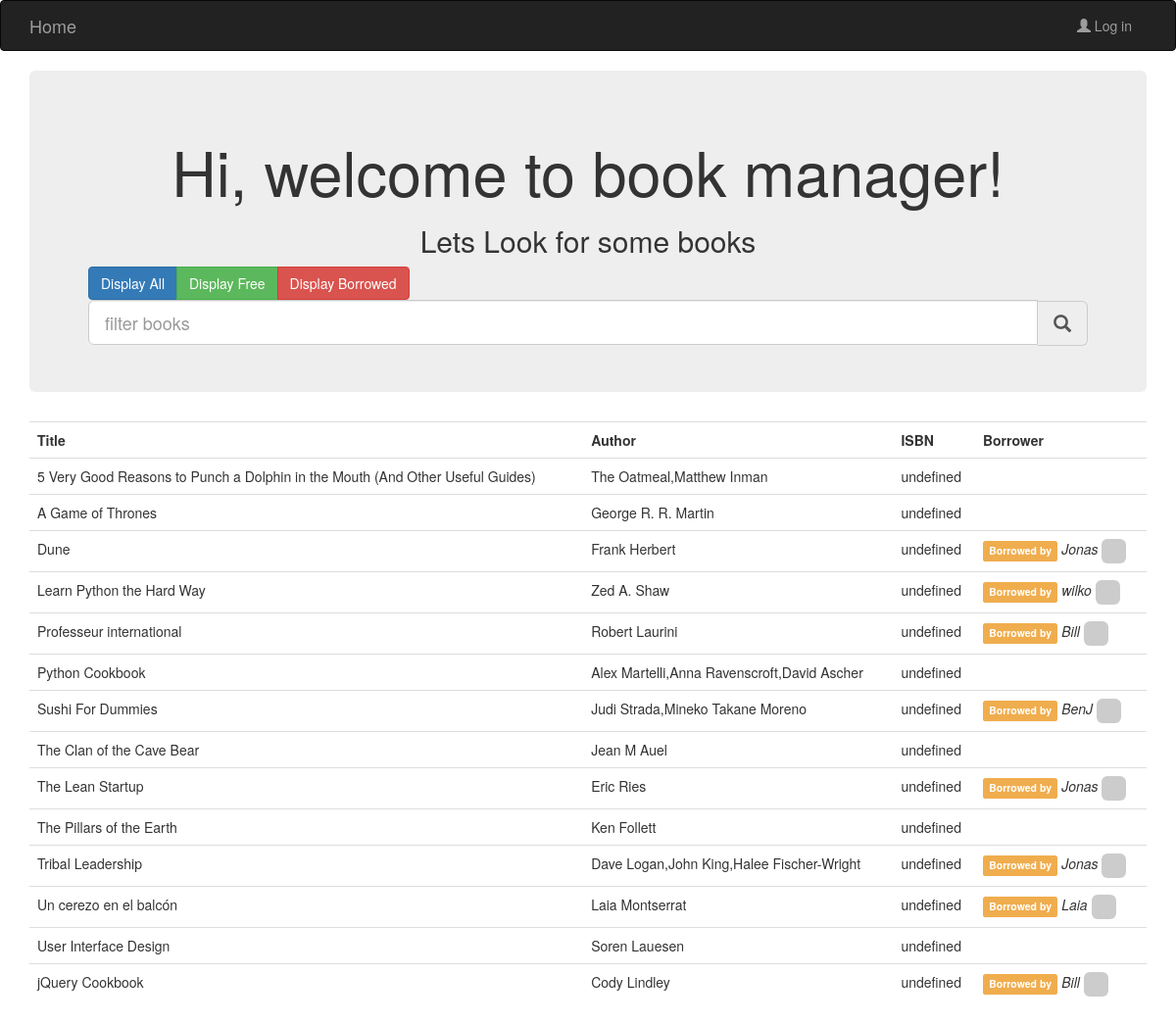
The page / on the database its author committed.
### tables this page shows
CREATE TABLE books (
  id integer primary key autoincrement,
  title string not null,
  description string,
  authors string,
  publisher string,
  publisherDate string,
  ISBN integer,
  thumbnail string,
  webReaderLink string,
  borrower string,
  borrowerGr string
);

### main.py (the view)
@app.route("/")
def show_entries():
    db = get_db()
    cur = db.execute("select * from books order by title asc")
    books = cur.fetchall()
    borrowedBooks = None
    if session.get("logged_in"):
        borrowedBooks = db.execute("select * from books where borrower=? order by title asc", [session["username"]]).fetchall()
    return render_template("show_books.html", books=books, borrowedBooks=borrowedBooks)

### main.py (called while the page is built)
def get_db():
    top = _app_ctx_stack.top
    if not hasattr(top, "sqlite_db"):
        sqlite_db = sqlite3.connect(app.config["DATABASE"])
        sqlite_db.row_factory = sqlite3.Row
        top.sqlite_db = sqlite_db
    return top.sqlite_db

@app.teardown_appcontext
def close_db_connection(exception):
    top = _app_ctx_stack.top
    if hasattr(top, "sqlite_db"):
        top.sqlite_db.close()

### templates/show_books.html (shortened to what this page needs)
{% extends "base.html" %}
{% block page_content %}
<div class="jumbotron">
{% if not session.logged_in %}
    <h1 style="text-align: center">Hi, welcome to book manager!</h1>
    {% else %}
    <h1 style="text-align: center">Hi,{{ session.username }} welcome to Book Manager!</h1>
    {% endif %}
    <h2 style="text-align: center">Lets Look for some books </h2>
    <div class="filter-books">
        <div class="btn-group filter-books">
             <button class="btn btn-primary" onclick="filterAll()">Display All</button>
             <button class="btn btn-success" onclick="filterAvailable()"> Display Free</button>
             <button class="btn btn-danger"  onclick="filterBorrowed()">Display Borrowed</button>
        </div>
        <div class="input-group input-group-lg input-prepend filter-books inline">
            <input class="form-control" id="prependedInput" type="text" placeholder="filter books" onkeyup="filterTitle()">
            <span class=" input-group-addon glyphicon glyphicon-search"></span>
        </div>
    </div>
</div>
    <table class="table table-hover table-books">
     <tr>
      <th>Title</th>
      <th>Author</th>
      <th>ISBN</th>
      <th>Borrower</th>
     </tr>
        {% for book in books %}
            <tr {% if book.borrower %}class="error"{% endif %}
                onclick="location.href='{{ url_for('detail', post_id=book.id) }}'">
                <td>
                    {{ book.title }}
                </td>
                <td>{{ book.authors }}</td>
                <td>{{ book.isbn }}</td>
                <td>
                    {% if book.borrowerGr %}
                        <div>
                         <span class="label label-warning">Borrowed by</span>
                            <em>{{ book.borrower }}</em>
                            <img src="{{ book.borrowerGr ~ "&s=25" }}" alt="img" height="25" width="25" class="img-rounded"/>
                        </div>
                    {% endif %}
                </td>
            </tr>
        {% else %}
            <p class="alert alert-warning" role="alert">
               <em>Unbelievable. No books here so far! Lets add some</em>
            </p>
        {% endfor %}
    </table>
{% endblock %}

### templates/base.html (shortened to what this page needs)
{% extends "bootstrap/base.html" %}
{% block navbar %}
<div class="navbar navbar-inverse" role="navigation">
    <div class="container">
        <div class="navbar-header">
            <a class="navbar-brand" href="/">Home</a>
        </div>
            <div class="navbar-collapse collapse">
                <ul class="nav navbar-nav navbar-right">
                    <li>
                        {% if not session.logged_in %}
                            <a class="nav navbar-nav" href="{{ url_for("login") }}">
                                <span class="glyphicon glyphicon-user" aria-hidden="true"></span> Log in</a>
                        {% else %}
                            <a class="nav navbar-nav" href="{{ url_for("logout") }}">Log out</a>
                            <p class="navbar-text navbar-right">
                            <img class="img-circle" src="{{ session.gravatar ~ "&s=25" }}" alt="img"/>
                            <span class="label label-info">Logged as {{ session.username }}</span>
                            </p>
                        {% endif %}
                    </li>
                </ul>
            </div>
        </div>
    </div>
{% endblock %}
{% block content %}
<div class="container">
    {% block page_content %}{% endblock %}
</div>
{% endblock %}

### rows shown on the page
books: title "5 Very Good Reasons to Punch a Dolphin in the Mouth (And Other Useful Guides)", authors "The Oatmeal,Matthew Inman", isbn "undefined"
books: title "A Game of Thrones", authors "George R. R. Martin", isbn "undefined"
books: title "Dune", authors "Frank Herbert", isbn "undefined", borrower "Jonas"
books: title "Learn Python the Hard Way", authors "Zed A. Shaw", isbn "undefined", borrower "wilko"
books: title "Professeur international", authors "Robert Laurini", isbn "undefined", borrower "Bill"
books: title "Python Cookbook", authors "Alex Martelli,Anna Ravenscroft,David Ascher", isbn "undefined"
books: title "Sushi For Dummies", authors "Judi Strada,Mineko Takane Moreno", isbn "undefined", borrower "BenJ"
books: title "The Clan of the Cave Bear", authors "Jean M Auel", isbn "undefined"
books: title "The Lean Startup", authors "Eric Ries", isbn "undefined", borrower "Jonas"
books: title "The Pillars of the Earth", authors "Ken Follett", isbn "undefined"
books: title "Tribal Leadership", authors "Dave Logan,John King,Halee Fischer-Wright", isbn "undefined", borrower "Jonas"
books: title "Un cerezo en el balcón", authors "Laia Montserrat", isbn "undefined", borrower "Laia"
books: title "User Interface Design", authors "Soren Lauesen", isbn "undefined"
books: title "jQuery Cookbook", authors "Cody Lindley", isbn "undefined", borrower "Bill"
